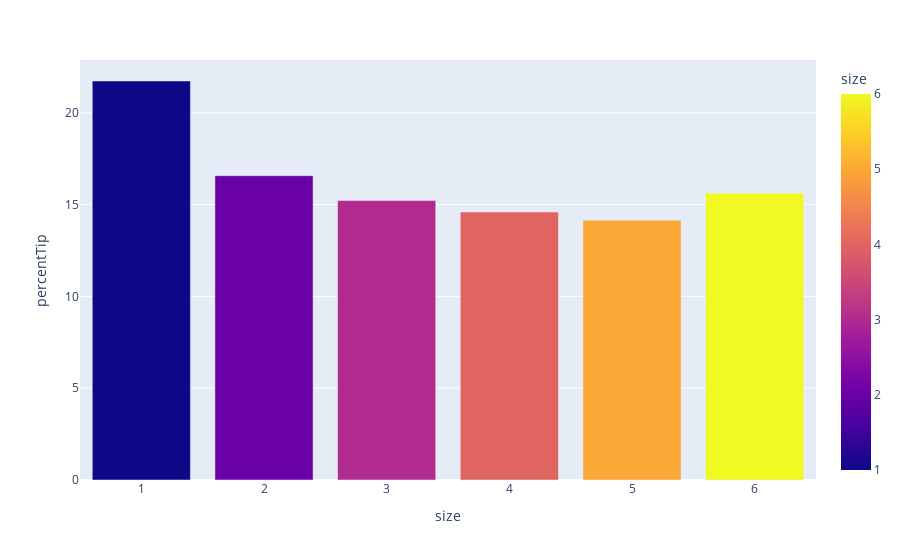

This figure's notebook cell:
### Code cell
data2 = df.copy(deep=True)
data2 = data2.groupby('size', as_index=False)['percentTip'].mean()
fig = px.bar(data_frame = data2, x="size", y="percentTip", color= "size")
fig.show()

### Figure 1 — Plotly figure (JSON) as saved in the notebook; plotly's stock layout.template omitted (floating-point values rounded to 4 significant figures)
{"data": [{"alignmentgroup": "True", "hovertemplate": "size=%{marker.color}<br>percentTip=%{y}<extra></extra>", "legendgroup": "", "marker": {"color": [1, 2, 3, 4, 5, 6], "coloraxis": "coloraxis", "pattern": {"shape": ""}}, "name": "", "offsetgroup": "", "orientation": "v", "showlegend": false, "textposition": "auto", "type": "bar", "x": [1, 2, 3, 4, 5, 6], "xaxis": "x", "y": [21.73, 16.57, 15.22, 14.59, 14.15, 15.62], "yaxis": "y"}], "layout": {"barmode": "relative", "coloraxis": {"colorbar": {"title": {"text": "size"}}, "colorscale": [[0, "#0d0887"], [0.1111, "#46039f"], [0.2222, "#7201a8"], [0.3333, "#9c179e"], [0.4444, "#bd3786"], [0.5556, "#d8576b"], [0.6667, "#ed7953"], [0.7778, "#fb9f3a"], [0.8889, "#fdca26"], [1, "#f0f921"]]}, "legend": {"tracegroupgap": 0}, "margin": {"t": 60}, "xaxis": {"anchor": "y", "domain": [0, 1], "title": {"text": "size"}}, "yaxis": {"anchor": "x", "domain": [0, 1], "title": {"text": "percentTip"}}}}
